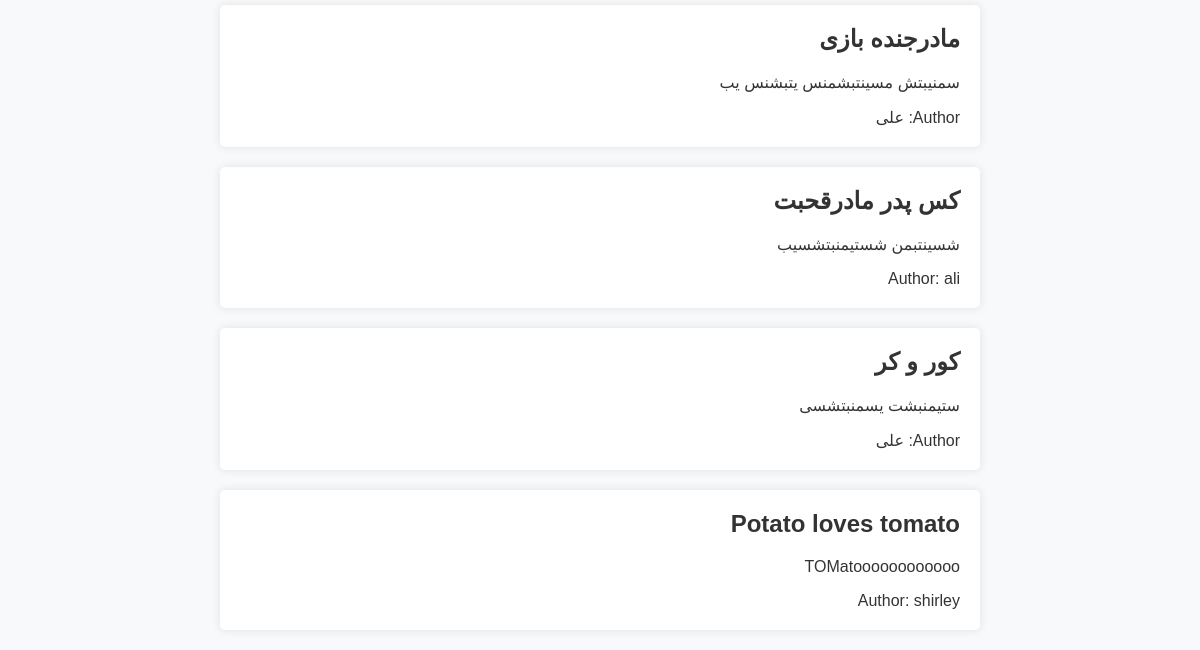
/articles/ (lower part), run on an earlier commit of the app's database.
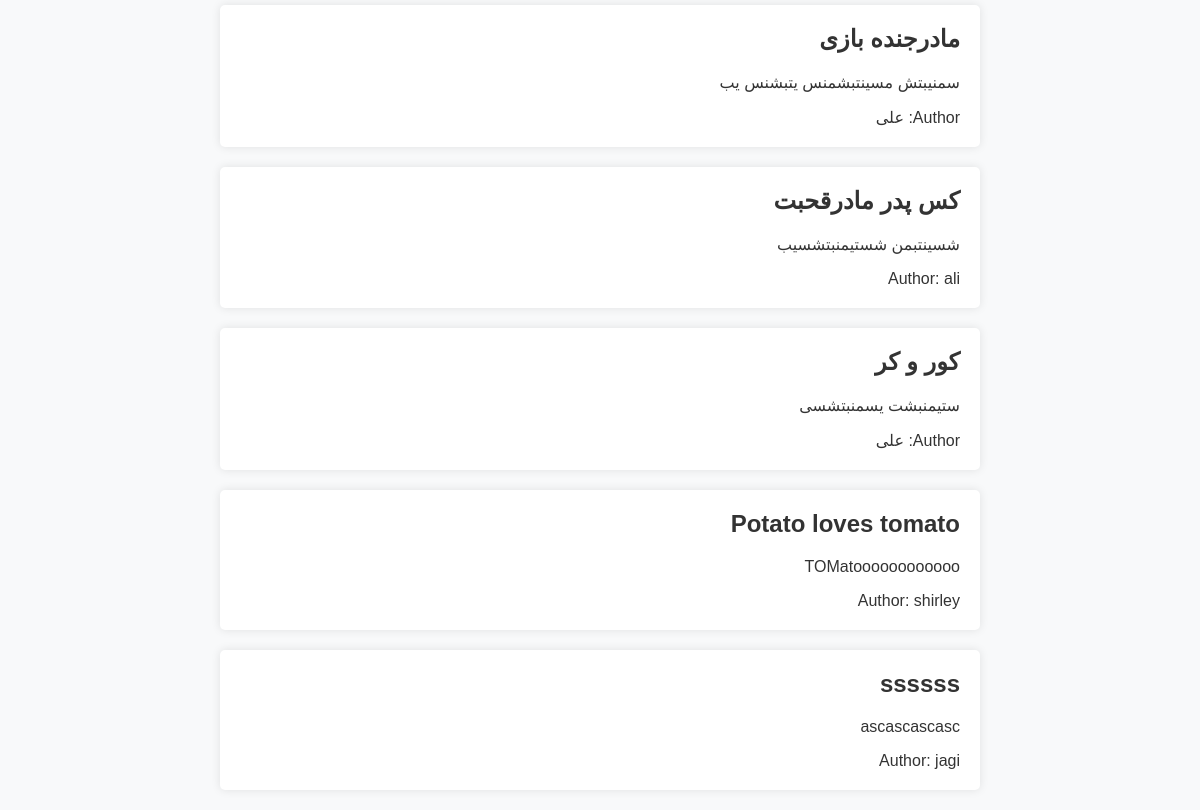
And on a later commit of the database.
### articles/models.py (models this page shows)
class Article(models.Model):
    title = models.CharField(max_length=200)
    content = models.TextField()
    author = models.ForeignKey(User, on_delete=models.CASCADE)
    created_at = models.DateTimeField(auto_now_add=True)
    updated_at = models.DateTimeField(auto_now=True)

### articles/views.py (the view)
# urls.py: path('', views.article_list, name='article_list'),
def article_list(request):
    articles = Article.objects.all()
    return render(request, 'article_list.html', {'articles': articles})

### accounts/templates/article_list.html (shortened to what this page needs)
{% extends "baseensha.html" %}
{% block content %}
{% load static %}
<html lang="fa-ir" dir="rtl">
<head>
    <link rel="stylesheet" href="{% static 'article_list.css' %}">
</head>
<body>
    <div class="container">
        {% for article in articles %}
        <div class="article">
            <h2><a href="{% url 'article_detail' article.id %}">{{ article.title }}</a></h2>
            <p>{{ article.content|truncatechars:200 }}</p>
            <p>Author: {{ article.author.username }}</p>
        </div>
        {% empty %}
        <p>No articles found.</p>
        {% endfor %}
    </div>
</body>
</html>
{% endblock %}

What changed in the data, as far as the page shows it:
added Article: title "ssssss", content "ascascascasc", author.username "jagi"
